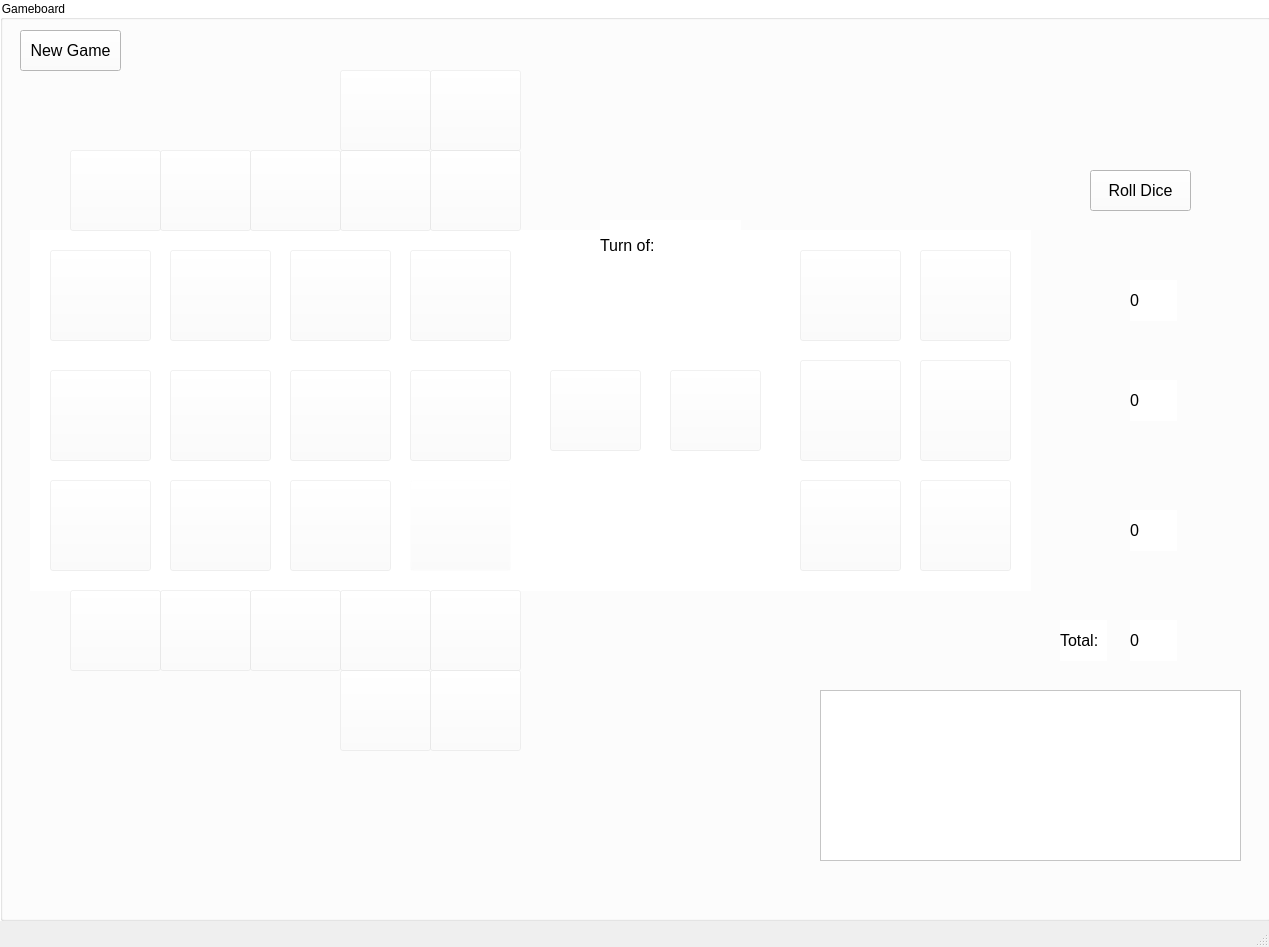
<?xml version="1.0" encoding="UTF-8"?>
<ui version="4.0">
 <class>MainWindow</class>
 <widget class="QMainWindow" name="MainWindow">
  <property name="geometry">
   <rect>
    <x>0</x>
    <y>0</y>
    <width>1269</width>
    <height>947</height>
   </rect>
  </property>
  <property name="windowTitle">
   <string>MainWindow</string>
  </property>
  <widget class="QWidget" name="centralwidget">
   <widget class="QGroupBox" name="GameBoard">
    <property name="geometry">
     <rect>
      <x>0</x>
      <y>0</y>
      <width>1271</width>
      <height>921</height>
     </rect>
    </property>
    <property name="autoFillBackground">
     <bool>false</bool>
    </property>
    <property name="styleSheet">
     <string notr="true">background-color: rgb(255, 255, 255);</string>
    </property>
    <property name="title">
     <string>Gameboard</string>
    </property>
    <property name="flat">
     <bool>false</bool>
    </property>
    <widget class="QLabel" name="lblGameboard">
     <property name="geometry">
      <rect>
       <x>30</x>
       <y>230</y>
       <width>1001</width>
       <height>361</height>
      </rect>
     </property>
     <property name="cursor">
      <cursorShape>ArrowCursor</cursorShape>
     </property>
     <property name="styleSheet">
      <string notr="true">border-color: rgb(0, 0, 0);</string>
     </property>
     <property name="text">
      <string/>
     </property>
     <property name="pixmap">
      <pixmap resource="UI/Images.qrc">:/Gameboard/Images/game20of20ur.png</pixmap>
     </property>
     <property name="scaledContents">
      <bool>true</bool>
     </property>
    </widget>
    <widget class="QPushButton" name="btnWhite1">
     <property name="enabled">
      <bool>true</bool>
     </property>
     <property name="geometry">
      <rect>
       <x>430</x>
       <y>590</y>
       <width>91</width>
       <height>81</height>
      </rect>
     </property>
     <property name="focusPolicy">
      <enum>Qt::NoFocus</enum>
     </property>
     <property name="contextMenuPolicy">
      <enum>Qt::DefaultContextMenu</enum>
     </property>
     <property name="acceptDrops">
      <bool>false</bool>
     </property>
     <property name="autoFillBackground">
      <bool>false</bool>
     </property>
     <property name="styleSheet">
      <string notr="true">background-color: rgba(255, 255, 255, 50);</string>
     </property>
     <property name="text">
      <string/>
     </property>
     <property name="icon">
      <iconset resource="UI/Images.qrc">
       <normaloff>:/Gameboard/Images/Blancas1.png</normaloff>:/Gameboard/Images/Blancas1.png</iconset>
     </property>
     <property name="iconSize">
      <size>
       <width>75</width>
       <height>80</height>
      </size>
     </property>
    </widget>
    <widget class="QPushButton" name="btnWhite2">
     <property name="enabled">
      <bool>true</bool>
     </property>
     <property name="geometry">
      <rect>
       <x>340</x>
       <y>590</y>
       <width>91</width>
       <height>81</height>
      </rect>
     </property>
     <property name="focusPolicy">
      <enum>Qt::NoFocus</enum>
     </property>
     <property name="contextMenuPolicy">
      <enum>Qt::DefaultContextMenu</enum>
     </property>
     <property name="acceptDrops">
      <bool>false</bool>
     </property>
     <property name="autoFillBackground">
      <bool>false</bool>
     </property>
     <property name="styleSheet">
      <string notr="true">background-color: rgba(255, 255, 255, 50);</string>
     </property>
     <property name="text">
      <string/>
     </property>
     <property name="icon">
      <iconset resource="UI/Images.qrc">
       <normaloff>:/Gameboard/Images/Blancas2.png</normaloff>:/Gameboard/Images/Blancas2.png</iconset>
     </property>
     <property name="iconSize">
      <size>
       <width>75</width>
       <height>80</height>
      </size>
     </property>
    </widget>
    <widget class="QPushButton" name="btnWhite3">
     <property name="enabled">
      <bool>true</bool>
     </property>
     <property name="geometry">
      <rect>
       <x>250</x>
       <y>590</y>
       <width>91</width>
       <height>81</height>
      </rect>
     </property>
     <property name="focusPolicy">
      <enum>Qt::NoFocus</enum>
     </property>
     <property name="contextMenuPolicy">
      <enum>Qt::DefaultContextMenu</enum>
     </property>
     <property name="acceptDrops">
      <bool>false</bool>
     </property>
     <property name="autoFillBackground">
      <bool>false</bool>
     </property>
     <property name="styleSheet">
      <string notr="true">background-color: rgba(255, 255, 255, 50);</string>
     </property>
     <property name="text">
      <string/>
     </property>
     <property name="icon">
      <iconset resource="UI/Images.qrc">
       <normaloff>:/Gameboard/Images/Blancas3.png</normaloff>:/Gameboard/Images/Blancas3.png</iconset>
     </property>
     <property name="iconSize">
      <size>
       <width>75</width>
       <height>80</height>
      </size>
     </property>
    </widget>
    <widget class="QPushButton" name="btnWhite4">
     <property name="enabled">
      <bool>true</bool>
     </property>
     <property name="geometry">
      <rect>
       <x>160</x>
       <y>590</y>
       <width>91</width>
       <height>81</height>
      </rect>
     </property>
     <property name="focusPolicy">
      <enum>Qt::NoFocus</enum>
     </property>
     <property name="contextMenuPolicy">
      <enum>Qt::DefaultContextMenu</enum>
     </property>
     <property name="acceptDrops">
      <bool>false</bool>
     </property>
     <property name="autoFillBackground">
      <bool>false</bool>
     </property>
     <property name="styleSheet">
      <string notr="true">background-color: rgba(255, 255, 255, 50);</string>
     </property>
     <property name="text">
      <string/>
     </property>
     <property name="icon">
      <iconset resource="UI/Images.qrc">
       <normaloff>:/Gameboard/Images/Blancas4.png</normaloff>:/Gameboard/Images/Blancas4.png</iconset>
     </property>
     <property name="iconSize">
      <size>
       <width>75</width>
       <height>80</height>
      </size>
     </property>
    </widget>
    <widget class="QPushButton" name="btnWhite5">
     <property name="enabled">
      <bool>true</bool>
     </property>
     <property name="geometry">
      <rect>
       <x>70</x>
       <y>590</y>
       <width>91</width>
       <height>81</height>
      </rect>
     </property>
     <property name="focusPolicy">
      <enum>Qt::NoFocus</enum>
     </property>
     <property name="contextMenuPolicy">
      <enum>Qt::DefaultContextMenu</enum>
     </property>
     <property name="acceptDrops">
      <bool>false</bool>
     </property>
     <property name="autoFillBackground">
      <bool>false</bool>
     </property>
     <property name="styleSheet">
      <string notr="true">background-color: rgba(255, 255, 255, 50);</string>
     </property>
     <property name="text">
      <string/>
     </property>
     <property name="icon">
      <iconset resource="UI/Images.qrc">
       <normaloff>:/Gameboard/Images/Blancas5.png</normaloff>:/Gameboard/Images/Blancas5.png</iconset>
     </property>
     <property name="iconSize">
      <size>
       <width>75</width>
       <height>80</height>
      </size>
     </property>
    </widget>
    <widget class="QPushButton" name="btnWhite6">
     <property name="enabled">
      <bool>true</bool>
     </property>
     <property name="geometry">
      <rect>
       <x>430</x>
       <y>670</y>
       <width>91</width>
       <height>81</height>
      </rect>
     </property>
     <property name="focusPolicy">
      <enum>Qt::NoFocus</enum>
     </property>
     <property name="contextMenuPolicy">
      <enum>Qt::DefaultContextMenu</enum>
     </property>
     <property name="acceptDrops">
      <bool>false</bool>
     </property>
     <property name="autoFillBackground">
      <bool>false</bool>
     </property>
     <property name="styleSheet">
      <string notr="true">background-color: rgba(255, 255, 255, 50);</string>
     </property>
     <property name="text">
      <string/>
     </property>
     <property name="icon">
      <iconset resource="UI/Images.qrc">
       <normaloff>:/Gameboard/Images/Blancas6.png</normaloff>:/Gameboard/Images/Blancas6.png</iconset>
     </property>
     <property name="iconSize">
      <size>
       <width>75</width>
       <height>80</height>
      </size>
     </property>
    </widget>
    <widget class="QPushButton" name="btnWhite7">
     <property name="enabled">
      <bool>true</bool>
     </property>
     <property name="geometry">
      <rect>
       <x>340</x>
       <y>670</y>
       <width>91</width>
       <height>81</height>
      </rect>
     </property>
     <property name="focusPolicy">
      <enum>Qt::NoFocus</enum>
     </property>
     <property name="contextMenuPolicy">
      <enum>Qt::DefaultContextMenu</enum>
     </property>
     <property name="acceptDrops">
      <bool>false</bool>
     </property>
     <property name="autoFillBackground">
      <bool>false</bool>
     </property>
     <property name="styleSheet">
      <string notr="true">background-color: rgba(255, 255, 255, 50);</string>
     </property>
     <property name="text">
      <string/>
     </property>
     <property name="icon">
      <iconset resource="UI/Images.qrc">
       <normaloff>:/Gameboard/Images/Blancas7.png</normaloff>:/Gameboard/Images/Blancas7.png</iconset>
     </property>
     <property name="iconSize">
      <size>
       <width>75</width>
       <height>80</height>
      </size>
     </property>
    </widget>
    <widget class="QPushButton" name="btnBlack1">
     <property name="enabled">
      <bool>true</bool>
     </property>
     <property name="geometry">
      <rect>
       <x>430</x>
       <y>150</y>
       <width>91</width>
       <height>81</height>
      </rect>
     </property>
     <property name="focusPolicy">
      <enum>Qt::NoFocus</enum>
     </property>
     <property name="contextMenuPolicy">
      <enum>Qt::DefaultContextMenu</enum>
     </property>
     <property name="acceptDrops">
      <bool>false</bool>
     </property>
     <property name="autoFillBackground">
      <bool>false</bool>
     </property>
     <property name="styleSheet">
      <string notr="true">background-color: rgba(255, 255, 255, 50);</string>
     </property>
     <property name="text">
      <string/>
     </property>
     <property name="icon">
      <iconset resource="UI/Images.qrc">
       <normaloff>:/Gameboard/Images/Negras1.png</normaloff>:/Gameboard/Images/Negras1.png</iconset>
     </property>
     <property name="iconSize">
      <size>
       <width>75</width>
       <height>80</height>
      </size>
     </property>
    </widget>
    <widget class="QPushButton" name="btnBlack6">
     <property name="enabled">
      <bool>true</bool>
     </property>
     <property name="geometry">
      <rect>
       <x>430</x>
       <y>70</y>
       <width>91</width>
       <height>81</height>
      </rect>
     </property>
     <property name="focusPolicy">
      <enum>Qt::NoFocus</enum>
     </property>
     <property name="contextMenuPolicy">
      <enum>Qt::DefaultContextMenu</enum>
     </property>
     <property name="acceptDrops">
      <bool>false</bool>
     </property>
     <property name="autoFillBackground">
      <bool>false</bool>
     </property>
     <property name="styleSheet">
      <string notr="true">background-color: rgba(255, 255, 255, 50);</string>
     </property>
     <property name="text">
      <string/>
     </property>
     <property name="icon">
      <iconset resource="UI/Images.qrc">
       <normaloff>:/Gameboard/Images/Negras6.png</normaloff>:/Gameboard/Images/Negras6.png</iconset>
     </property>
     <property name="iconSize">
      <size>
       <width>75</width>
       <height>80</height>
      </size>
     </property>
    </widget>
    <widget class="QPushButton" name="btnBlack2">
     <property name="enabled">
      <bool>true</bool>
     </property>
     <property name="geometry">
      <rect>
       <x>340</x>
       <y>150</y>
       <width>91</width>
       <height>81</height>
      </rect>
     </property>
     <property name="focusPolicy">
      <enum>Qt::NoFocus</enum>
     </property>
     <property name="contextMenuPolicy">
      <enum>Qt::DefaultContextMenu</enum>
     </property>
     <property name="acceptDrops">
      <bool>false</bool>
     </property>
     <property name="autoFillBackground">
      <bool>false</bool>
     </property>
     <property name="styleSheet">
      <string notr="true">background-color: rgba(255, 255, 255, 50);</string>
     </property>
     <property name="text">
      <string/>
     </property>
     <property name="icon">
      <iconset resource="UI/Images.qrc">
       <normaloff>:/Gameboard/Images/Negras2.png</normaloff>:/Gameboard/Images/Negras2.png</iconset>
     </property>
     <property name="iconSize">
      <size>
       <width>75</width>
       <height>80</height>
      </size>
     </property>
    </widget>
    <widget class="QPushButton" name="btnBlack7">
     <property name="enabled">
      <bool>true</bool>
     </property>
     <property name="geometry">
      <rect>
       <x>340</x>
       <y>70</y>
       <width>91</width>
       <height>81</height>
      </rect>
     </property>
     <property name="focusPolicy">
      <enum>Qt::NoFocus</enum>
     </property>
     <property name="contextMenuPolicy">
      <enum>Qt::DefaultContextMenu</enum>
     </property>
     <property name="acceptDrops">
      <bool>false</bool>
     </property>
     <property name="autoFillBackground">
      <bool>false</bool>
     </property>
     <property name="styleSheet">
      <string notr="true">background-color: rgba(255, 255, 255, 50);</string>
     </property>
     <property name="text">
      <string/>
     </property>
     <property name="icon">
      <iconset resource="UI/Images.qrc">
       <normaloff>:/Gameboard/Images/Negras7.png</normaloff>:/Gameboard/Images/Negras7.png</iconset>
     </property>
     <property name="iconSize">
      <size>
       <width>75</width>
       <height>80</height>
      </size>
     </property>
    </widget>
    <widget class="QPushButton" name="btnBlack3">
     <property name="enabled">
      <bool>true</bool>
     </property>
     <property name="geometry">
      <rect>
       <x>250</x>
       <y>150</y>
       <width>91</width>
       <height>81</height>
      </rect>
     </property>
     <property name="focusPolicy">
      <enum>Qt::NoFocus</enum>
     </property>
     <property name="contextMenuPolicy">
      <enum>Qt::DefaultContextMenu</enum>
     </property>
     <property name="acceptDrops">
      <bool>false</bool>
     </property>
     <property name="autoFillBackground">
      <bool>false</bool>
     </property>
     <property name="styleSheet">
      <string notr="true">background-color: rgba(255, 255, 255, 50);</string>
     </property>
     <property name="text">
      <string/>
     </property>
     <property name="icon">
      <iconset resource="UI/Images.qrc">
       <normaloff>:/Gameboard/Images/Negras3.png</normaloff>:/Gameboard/Images/Negras3.png</iconset>
     </property>
     <property name="iconSize">
      <size>
       <width>75</width>
       <height>80</height>
      </size>
     </property>
    </widget>
    <widget class="QPushButton" name="btnBlack4">
     <property name="enabled">
      <bool>true</bool>
     </property>
     <property name="geometry">
      <rect>
       <x>160</x>
       <y>150</y>
       <width>91</width>
       <height>81</height>
      </rect>
     </property>
     <property name="focusPolicy">
      <enum>Qt::NoFocus</enum>
     </property>
     <property name="contextMenuPolicy">
      <enum>Qt::DefaultContextMenu</enum>
     </property>
     <property name="acceptDrops">
      <bool>false</bool>
     </property>
     <property name="autoFillBackground">
      <bool>false</bool>
     </property>
     <property name="styleSheet">
      <string notr="true">background-color: rgba(255, 255, 255, 50);</string>
     </property>
     <property name="text">
      <string/>
     </property>
     <property name="icon">
      <iconset resource="UI/Images.qrc">
       <normaloff>:/Gameboard/Images/Negras4.png</normaloff>:/Gameboard/Images/Negras4.png</iconset>
     </property>
     <property name="iconSize">
      <size>
       <width>75</width>
       <height>80</height>
      </size>
     </property>
    </widget>
    <widget class="QPushButton" name="btnBlack5">
     <property name="enabled">
      <bool>true</bool>
     </property>
     <property name="geometry">
      <rect>
       <x>70</x>
       <y>150</y>
       <width>91</width>
       <height>81</height>
      </rect>
     </property>
     <property name="focusPolicy">
      <enum>Qt::NoFocus</enum>
     </property>
     <property name="contextMenuPolicy">
      <enum>Qt::DefaultContextMenu</enum>
     </property>
     <property name="acceptDrops">
      <bool>false</bool>
     </property>
     <property name="autoFillBackground">
      <bool>false</bool>
     </property>
     <property name="styleSheet">
      <string notr="true">background-color: rgba(255, 255, 255, 50);</string>
     </property>
     <property name="text">
      <string/>
     </property>
     <property name="icon">
      <iconset resource="UI/Images.qrc">
       <normaloff>:/Gameboard/Images/Negras5.png</normaloff>:/Gameboard/Images/Negras5.png</iconset>
     </property>
     <property name="iconSize">
      <size>
       <width>75</width>
       <height>80</height>
      </size>
     </property>
    </widget>
    <widget class="QLabel" name="lblDice1">
     <property name="geometry">
      <rect>
       <x>1130</x>
       <y>280</y>
       <width>47</width>
       <height>41</height>
      </rect>
     </property>
     <property name="font">
      <font>
       <pointsize>12</pointsize>
      </font>
     </property>
     <property name="text">
      <string>0</string>
     </property>
    </widget>
    <widget class="QTextEdit" name="txtHistory">
     <property name="enabled">
      <bool>false</bool>
     </property>
     <property name="geometry">
      <rect>
       <x>820</x>
       <y>690</y>
       <width>421</width>
       <height>171</height>
      </rect>
     </property>
    </widget>
    <widget class="QPushButton" name="btnRollDice">
     <property name="geometry">
      <rect>
       <x>1090</x>
       <y>170</y>
       <width>101</width>
       <height>41</height>
      </rect>
     </property>
     <property name="font">
      <font>
       <pointsize>12</pointsize>
      </font>
     </property>
     <property name="text">
      <string>Roll Dice</string>
     </property>
    </widget>
    <widget class="QPushButton" name="btnNewGame">
     <property name="geometry">
      <rect>
       <x>20</x>
       <y>30</y>
       <width>101</width>
       <height>41</height>
      </rect>
     </property>
     <property name="font">
      <font>
       <pointsize>12</pointsize>
      </font>
     </property>
     <property name="styleSheet">
      <string notr="true">border-color: rgb(0, 85, 255);</string>
     </property>
     <property name="text">
      <string>New Game</string>
     </property>
    </widget>
    <widget class="QPushButton" name="btn23">
     <property name="enabled">
      <bool>true</bool>
     </property>
     <property name="geometry">
      <rect>
       <x>410</x>
       <y>480</y>
       <width>101</width>
       <height>91</height>
      </rect>
     </property>
     <property name="focusPolicy">
      <enum>Qt::NoFocus</enum>
     </property>
     <property name="contextMenuPolicy">
      <enum>Qt::DefaultContextMenu</enum>
     </property>
     <property name="acceptDrops">
      <bool>false</bool>
     </property>
     <property name="autoFillBackground">
      <bool>false</bool>
     </property>
     <property name="styleSheet">
      <string notr="true">background-color: rgba(255, 255, 255, 5);
border-color: rgb(255, 0, 0);</string>
     </property>
     <property name="text">
      <string/>
     </property>
     <property name="iconSize">
      <size>
       <width>75</width>
       <height>80</height>
      </size>
     </property>
    </widget>
    <widget class="QPushButton" name="btn22">
     <property name="enabled">
      <bool>true</bool>
     </property>
     <property name="geometry">
      <rect>
       <x>290</x>
       <y>480</y>
       <width>101</width>
       <height>91</height>
      </rect>
     </property>
     <property name="focusPolicy">
      <enum>Qt::NoFocus</enum>
     </property>
     <property name="contextMenuPolicy">
      <enum>Qt::DefaultContextMenu</enum>
     </property>
     <property name="acceptDrops">
      <bool>false</bool>
     </property>
     <property name="autoFillBackground">
      <bool>false</bool>
     </property>
     <property name="styleSheet">
      <string notr="true">background-color: rgba(255, 255, 255, 50);
border-color: rgb(255, 0, 0);</string>
     </property>
     <property name="text">
      <string/>
     </property>
     <property name="iconSize">
      <size>
       <width>75</width>
       <height>80</height>
      </size>
     </property>
    </widget>
    <widget class="QPushButton" name="btn11">
     <property name="enabled">
      <bool>true</bool>
     </property>
     <property name="geometry">
      <rect>
       <x>170</x>
       <y>370</y>
       <width>101</width>
       <height>91</height>
      </rect>
     </property>
     <property name="focusPolicy">
      <enum>Qt::NoFocus</enum>
     </property>
     <property name="contextMenuPolicy">
      <enum>Qt::DefaultContextMenu</enum>
     </property>
     <property name="acceptDrops">
      <bool>false</bool>
     </property>
     <property name="autoFillBackground">
      <bool>false</bool>
     </property>
     <property name="styleSheet">
      <string notr="true">background-color: rgba(255, 255, 255, 50);
border-color: rgb(255, 0, 0);</string>
     </property>
     <property name="text">
      <string/>
     </property>
     <property name="iconSize">
      <size>
       <width>75</width>
       <height>80</height>
      </size>
     </property>
    </widget>
    <widget class="QPushButton" name="btn12">
     <property name="enabled">
      <bool>true</bool>
     </property>
     <property name="geometry">
      <rect>
       <x>290</x>
       <y>370</y>
       <width>101</width>
       <height>91</height>
      </rect>
     </property>
     <property name="focusPolicy">
      <enum>Qt::NoFocus</enum>
     </property>
     <property name="contextMenuPolicy">
      <enum>Qt::DefaultContextMenu</enum>
     </property>
     <property name="acceptDrops">
      <bool>false</bool>
     </property>
     <property name="autoFillBackground">
      <bool>false</bool>
     </property>
     <property name="styleSheet">
      <string notr="true">background-color: rgba(255, 255, 255, 50);
border-color: rgb(255, 0, 0);</string>
     </property>
     <property name="text">
      <string/>
     </property>
     <property name="iconSize">
      <size>
       <width>75</width>
       <height>80</height>
      </size>
     </property>
    </widget>
    <widget class="QPushButton" name="btn00">
     <property name="enabled">
      <bool>true</bool>
     </property>
     <property name="geometry">
      <rect>
       <x>50</x>
       <y>250</y>
       <width>101</width>
       <height>91</height>
      </rect>
     </property>
     <property name="focusPolicy">
      <enum>Qt::NoFocus</enum>
     </property>
     <property name="contextMenuPolicy">
      <enum>Qt::DefaultContextMenu</enum>
     </property>
     <property name="acceptDrops">
      <bool>false</bool>
     </property>
     <property name="autoFillBackground">
      <bool>false</bool>
     </property>
     <property name="styleSheet">
      <string notr="true">background-color: rgba(255, 255, 255, 50);
border-color: rgb(255, 0, 0);</string>
     </property>
     <property name="text">
      <string/>
     </property>
     <property name="iconSize">
      <size>
       <width>75</width>
       <height>80</height>
      </size>
     </property>
    </widget>
    <widget class="QPushButton" name="btn01">
     <property name="enabled">
      <bool>true</bool>
     </property>
     <property name="geometry">
      <rect>
       <x>170</x>
       <y>250</y>
       <width>101</width>
       <height>91</height>
      </rect>
     </property>
     <property name="focusPolicy">
      <enum>Qt::NoFocus</enum>
     </property>
     <property name="contextMenuPolicy">
      <enum>Qt::DefaultContextMenu</enum>
     </property>
     <property name="acceptDrops">
      <bool>false</bool>
     </property>
     <property name="autoFillBackground">
      <bool>false</bool>
     </property>
     <property name="styleSheet">
      <string notr="true">background-color: rgba(255, 255, 255, 50);
border-color: rgb(255, 0, 0);</string>
     </property>
     <property name="text">
      <string/>
     </property>
     <property name="iconSize">
      <size>
       <width>75</width>
       <height>80</height>
      </size>
     </property>
    </widget>
    <widget class="QPushButton" name="btn02">
     <property name="enabled">
      <bool>true</bool>
     </property>
     <property name="geometry">
      <rect>
       <x>290</x>
       <y>250</y>
       <width>101</width>
       <height>91</height>
      </rect>
     </property>
     <property name="focusPolicy">
      <enum>Qt::NoFocus</enum>
     </property>
     <property name="contextMenuPolicy">
      <enum>Qt::DefaultContextMenu</enum>
     </property>
     <property name="acceptDrops">
      <bool>false</bool>
     </property>
     <property name="autoFillBackground">
      <bool>false</bool>
     </property>
     <property name="styleSheet">
      <string notr="true">background-color: rgba(255, 255, 255, 50);
border-color: rgb(255, 0, 0);</string>
     </property>
     <property name="text">
      <string/>
     </property>
     <property name="iconSize">
      <size>
       <width>75</width>
       <height>80</height>
      </size>
     </property>
    </widget>
    <widget class="QPushButton" name="btn03">
     <property name="enabled">
      <bool>true</bool>
     </property>
     <property name="geometry">
      <rect>
       <x>410</x>
       <y>250</y>
       <width>101</width>
       <height>91</height>
      </rect>
     </property>
     <property name="focusPolicy">
      <enum>Qt::NoFocus</enum>
     </property>
     <property name="contextMenuPolicy">
      <enum>Qt::DefaultContextMenu</enum>
     </property>
     <property name="acceptDrops">
      <bool>false</bool>
     </property>
     <property name="autoFillBackground">
      <bool>false</bool>
     </property>
     <property name="styleSheet">
      <string notr="true">background-color: rgba(255, 255, 255, 50);
border-color: rgb(255, 0, 0);</string>
     </property>
     <property name="text">
      <string/>
     </property>
     <property name="iconSize">
      <size>
       <width>75</width>
       <height>80</height>
      </size>
     </property>
    </widget>
    <widget class="QPushButton" name="btn06">
     <property name="enabled">
      <bool>true</bool>
     </property>
     <property name="geometry">
      <rect>
       <x>800</x>
       <y>250</y>
       <width>101</width>
       <height>91</height>
      </rect>
     </property>
     <property name="focusPolicy">
      <enum>Qt::NoFocus</enum>
     </property>
     <property name="contextMenuPolicy">
      <enum>Qt::DefaultContextMenu</enum>
     </property>
     <property name="acceptDrops">
      <bool>false</bool>
     </property>
     <property name="autoFillBackground">
      <bool>false</bool>
     </property>
     <property name="styleSheet">
      <string notr="true">background-color: rgba(255, 255, 255, 50);
border-color: rgb(255, 0, 0);</string>
     </property>
     <property name="text">
      <string/>
     </property>
     <property name="iconSize">
      <size>
       <width>75</width>
       <height>80</height>
      </size>
     </property>
    </widget>
    <widget class="QPushButton" name="btn07">
     <property name="enabled">
      <bool>true</bool>
     </property>
     <property name="geometry">
      <rect>
       <x>920</x>
       <y>250</y>
       <width>91</width>
       <height>91</height>
      </rect>
     </property>
     <property name="focusPolicy">
      <enum>Qt::NoFocus</enum>
     </property>
     <property name="contextMenuPolicy">
      <enum>Qt::DefaultContextMenu</enum>
     </property>
     <property name="acceptDrops">
      <bool>false</bool>
     </property>
     <property name="autoFillBackground">
      <bool>false</bool>
     </property>
     <property name="styleSheet">
      <string notr="true">background-color: rgba(255, 255, 255, 50);
border-color: rgb(255, 0, 0);</string>
     </property>
     <property name="text">
      <string/>
     </property>
     <property name="iconSize">
      <size>
       <width>75</width>
       <height>80</height>
      </size>
     </property>
    </widget>
    <widget class="QPushButton" name="btn10">
     <property name="enabled">
      <bool>true</bool>
     </property>
     <property name="geometry">
      <rect>
       <x>50</x>
       <y>370</y>
       <width>101</width>
       <height>91</height>
      </rect>
     </property>
     <property name="focusPolicy">
      <enum>Qt::NoFocus</enum>
     </property>
     <property name="contextMenuPolicy">
      <enum>Qt::DefaultContextMenu</enum>
     </property>
     <property name="acceptDrops">
      <bool>false</bool>
     </property>
     <property name="autoFillBackground">
      <bool>false</bool>
     </property>
     <property name="styleSheet">
      <string notr="true">background-color: rgba(255, 255, 255, 50);
border-color: rgb(255, 0, 0);</string>
     </property>
     <property name="text">
      <string/>
     </property>
     <property name="iconSize">
      <size>
       <width>75</width>
       <height>80</height>
      </size>
     </property>
    </widget>
    <widget class="QPushButton" name="btn13">
     <property name="enabled">
      <bool>true</bool>
     </property>
     <property name="geometry">
      <rect>
       <x>410</x>
       <y>370</y>
       <width>101</width>
       <height>91</height>
      </rect>
     </property>
     <property name="focusPolicy">
      <enum>Qt::NoFocus</enum>
     </property>
     <property name="contextMenuPolicy">
      <enum>Qt::DefaultContextMenu</enum>
     </property>
     <property name="acceptDrops">
      <bool>false</bool>
     </property>
     <property name="autoFillBackground">
      <bool>false</bool>
     </property>
     <property name="styleSheet">
      <string notr="true">background-color: rgba(255, 255, 255, 50);
border-color: rgb(255, 0, 0);</string>
     </property>
     <property name="text">
      <string/>
     </property>
     <property name="iconSize">
      <size>
       <width>75</width>
       <height>80</height>
      </size>
     </property>
    </widget>
    <widget class="QPushButton" name="btn20">
     <property name="enabled">
      <bool>true</bool>
     </property>
     <property name="geometry">
      <rect>
       <x>50</x>
       <y>480</y>
       <width>101</width>
       <height>91</height>
      </rect>
     </property>
     <property name="focusPolicy">
      <enum>Qt::NoFocus</enum>
     </property>
     <property name="contextMenuPolicy">
      <enum>Qt::DefaultContextMenu</enum>
     </property>
     <property name="acceptDrops">
      <bool>false</bool>
     </property>
     <property name="autoFillBackground">
      <bool>false</bool>
     </property>
     <property name="styleSheet">
      <string notr="true">background-color: rgba(255, 255, 255, 50);
border-color: rgb(255, 0, 0);</string>
     </property>
     <property name="text">
      <string/>
     </property>
     <property name="iconSize">
      <size>
       <width>75</width>
       <height>80</height>
      </size>
     </property>
    </widget>
    <widget class="QPushButton" name="btn21">
     <property name="enabled">
      <bool>true</bool>
     </property>
     <property name="geometry">
      <rect>
       <x>170</x>
       <y>480</y>
       <width>101</width>
       <height>91</height>
      </rect>
     </property>
     <property name="focusPolicy">
      <enum>Qt::NoFocus</enum>
     </property>
     <property name="contextMenuPolicy">
      <enum>Qt::DefaultContextMenu</enum>
     </property>
     <property name="acceptDrops">
      <bool>false</bool>
     </property>
     <property name="autoFillBackground">
      <bool>false</bool>
     </property>
     <property name="styleSheet">
      <string notr="true">background-color: rgba(255, 255, 255, 50);
border-color: rgb(255, 0, 0);</string>
     </property>
     <property name="text">
      <string/>
     </property>
     <property name="iconSize">
      <size>
       <width>75</width>
       <height>80</height>
      </size>
     </property>
    </widget>
    <widget class="QPushButton" name="btn14">
     <property name="enabled">
      <bool>true</bool>
     </property>
     <property name="geometry">
      <rect>
       <x>550</x>
       <y>370</y>
       <width>91</width>
       <height>81</height>
      </rect>
     </property>
     <property name="focusPolicy">
      <enum>Qt::NoFocus</enum>
     </property>
     <property name="contextMenuPolicy">
      <enum>Qt::DefaultContextMenu</enum>
     </property>
     <property name="acceptDrops">
      <bool>false</bool>
     </property>
     <property name="autoFillBackground">
      <bool>false</bool>
     </property>
     <property name="styleSheet">
      <string notr="true">background-color: rgba(255, 255, 255, 50);
border-color: rgb(255, 0, 0);</string>
     </property>
     <property name="text">
      <string/>
     </property>
     <property name="iconSize">
      <size>
       <width>75</width>
       <height>80</height>
      </size>
     </property>
    </widget>
    <widget class="QPushButton" name="btn15">
     <property name="enabled">
      <bool>true</bool>
     </property>
     <property name="geometry">
      <rect>
       <x>670</x>
       <y>370</y>
       <width>91</width>
       <height>81</height>
      </rect>
     </property>
     <property name="focusPolicy">
      <enum>Qt::NoFocus</enum>
     </property>
     <property name="contextMenuPolicy">
      <enum>Qt::DefaultContextMenu</enum>
     </property>
     <property name="acceptDrops">
      <bool>false</bool>
     </property>
     <property name="autoFillBackground">
      <bool>false</bool>
     </property>
     <property name="styleSheet">
      <string notr="true">background-color: rgba(255, 255, 255, 50);
border-color: rgb(255, 0, 0);</string>
     </property>
     <property name="text">
      <string/>
     </property>
     <property name="iconSize">
      <size>
       <width>75</width>
       <height>80</height>
      </size>
     </property>
    </widget>
    <widget class="QPushButton" name="btn16">
     <property name="enabled">
      <bool>true</bool>
     </property>
     <property name="geometry">
      <rect>
       <x>800</x>
       <y>360</y>
       <width>101</width>
       <height>101</height>
      </rect>
     </property>
     <property name="focusPolicy">
      <enum>Qt::NoFocus</enum>
     </property>
     <property name="contextMenuPolicy">
      <enum>Qt::DefaultContextMenu</enum>
     </property>
     <property name="acceptDrops">
      <bool>false</bool>
     </property>
     <property name="autoFillBackground">
      <bool>false</bool>
     </property>
     <property name="styleSheet">
      <string notr="true">background-color: rgba(255, 255, 255, 50);
border-color: rgb(255, 0, 0);</string>
     </property>
     <property name="text">
      <string/>
     </property>
     <property name="iconSize">
      <size>
       <width>75</width>
       <height>80</height>
      </size>
     </property>
    </widget>
    <widget class="QPushButton" name="btn17">
     <property name="enabled">
      <bool>true</bool>
     </property>
     <property name="geometry">
      <rect>
       <x>920</x>
       <y>360</y>
       <width>91</width>
       <height>101</height>
      </rect>
     </property>
     <property name="focusPolicy">
      <enum>Qt::NoFocus</enum>
     </property>
     <property name="contextMenuPolicy">
      <enum>Qt::DefaultContextMenu</enum>
     </property>
     <property name="acceptDrops">
      <bool>false</bool>
     </property>
     <property name="autoFillBackground">
      <bool>false</bool>
     </property>
     <property name="styleSheet">
      <string notr="true">background-color: rgba(255, 255, 255, 50);
border-color: rgb(0, 0, 0);
</string>
     </property>
     <property name="text">
      <string/>
     </property>
     <property name="iconSize">
      <size>
       <width>75</width>
       <height>80</height>
      </size>
     </property>
    </widget>
    <widget class="QPushButton" name="btn26">
     <property name="enabled">
      <bool>true</bool>
     </property>
     <property name="geometry">
      <rect>
       <x>800</x>
       <y>480</y>
       <width>101</width>
       <height>91</height>
      </rect>
     </property>
     <property name="focusPolicy">
      <enum>Qt::NoFocus</enum>
     </property>
     <property name="contextMenuPolicy">
      <enum>Qt::DefaultContextMenu</enum>
     </property>
     <property name="acceptDrops">
      <bool>false</bool>
     </property>
     <property name="autoFillBackground">
      <bool>false</bool>
     </property>
     <property name="styleSheet">
      <string notr="true">background-color: rgba(255, 255, 255, 50);
border-color: rgb(255, 0, 0);</string>
     </property>
     <property name="text">
      <string/>
     </property>
     <property name="iconSize">
      <size>
       <width>75</width>
       <height>80</height>
      </size>
     </property>
    </widget>
    <widget class="QPushButton" name="btn27">
     <property name="enabled">
      <bool>true</bool>
     </property>
     <property name="geometry">
      <rect>
       <x>920</x>
       <y>480</y>
       <width>91</width>
       <height>91</height>
      </rect>
     </property>
     <property name="focusPolicy">
      <enum>Qt::NoFocus</enum>
     </property>
     <property name="contextMenuPolicy">
      <enum>Qt::DefaultContextMenu</enum>
     </property>
     <property name="acceptDrops">
      <bool>false</bool>
     </property>
     <property name="autoFillBackground">
      <bool>false</bool>
     </property>
     <property name="styleSheet">
      <string notr="true">background-color: rgba(255, 255, 255, 50);
border-color: rgb(255, 0, 0);</string>
     </property>
     <property name="text">
      <string/>
     </property>
     <property name="iconSize">
      <size>
       <width>75</width>
       <height>80</height>
      </size>
     </property>
    </widget>
    <widget class="QLabel" name="lblDice2">
     <property name="geometry">
      <rect>
       <x>1130</x>
       <y>380</y>
       <width>47</width>
       <height>41</height>
      </rect>
     </property>
     <property name="font">
      <font>
       <pointsize>12</pointsize>
      </font>
     </property>
     <property name="text">
      <string>0</string>
     </property>
    </widget>
    <widget class="QLabel" name="lblDice3">
     <property name="geometry">
      <rect>
       <x>1130</x>
       <y>510</y>
       <width>47</width>
       <height>41</height>
      </rect>
     </property>
     <property name="font">
      <font>
       <pointsize>12</pointsize>
      </font>
     </property>
     <property name="text">
      <string>0</string>
     </property>
    </widget>
    <widget class="QLabel" name="lblTotalDice">
     <property name="geometry">
      <rect>
       <x>1130</x>
       <y>620</y>
       <width>47</width>
       <height>41</height>
      </rect>
     </property>
     <property name="font">
      <font>
       <pointsize>12</pointsize>
      </font>
     </property>
     <property name="text">
      <string>0</string>
     </property>
    </widget>
    <widget class="QLabel" name="lblTotal">
     <property name="geometry">
      <rect>
       <x>1060</x>
       <y>620</y>
       <width>47</width>
       <height>41</height>
      </rect>
     </property>
     <property name="font">
      <font>
       <pointsize>12</pointsize>
      </font>
     </property>
     <property name="text">
      <string>Total:</string>
     </property>
    </widget>
    <widget class="QLabel" name="lblTurn">
     <property name="geometry">
      <rect>
       <x>600</x>
       <y>220</y>
       <width>141</width>
       <height>51</height>
      </rect>
     </property>
     <property name="font">
      <font>
       <pointsize>12</pointsize>
      </font>
     </property>
     <property name="text">
      <string>Turn of:</string>
     </property>
    </widget>
   </widget>
  </widget>
  <widget class="QMenuBar" name="menubar">
   <property name="geometry">
    <rect>
     <x>0</x>
     <y>0</y>
     <width>1269</width>
     <height>21</height>
    </rect>
   </property>
  </widget>
  <widget class="QStatusBar" name="statusbar"/>
 </widget>
 <resources>
  <include location="UI/Images.qrc"/>
  <include location="../../AppData/Local/Packages/PythonSoftwareFoundation.Python.3.8_qbz5n2kfra8p0/LocalCache/local-packages/Python38/site-packages/QtDesigner/UI/Images.qrc"/>
 </resources>
 <connections/>
</ui>
